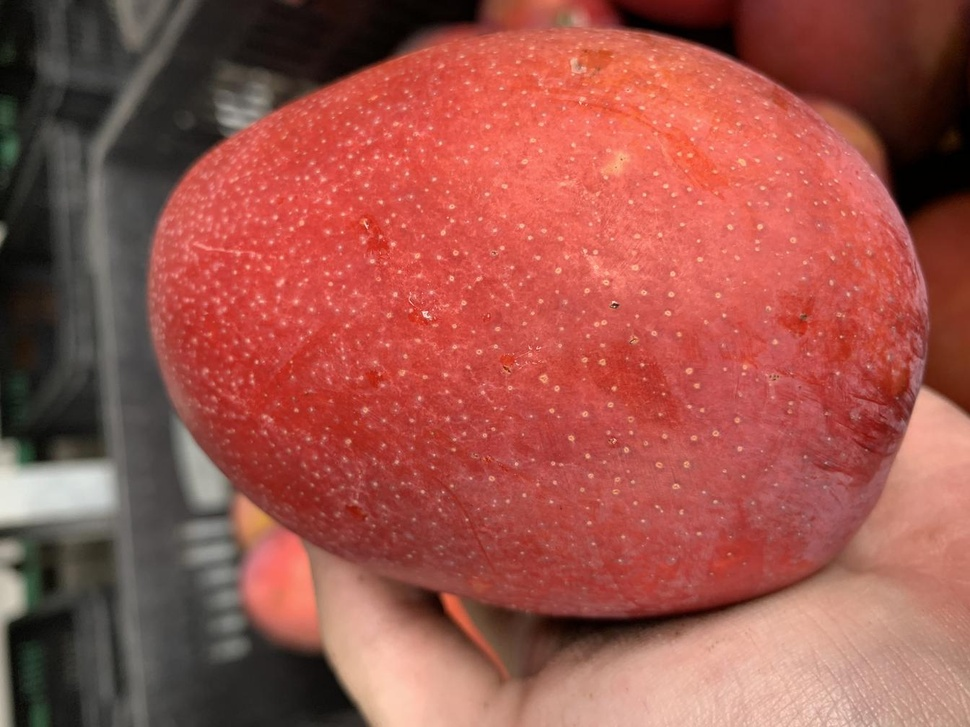
#> input picture CNN/AIMongo/G-Plant2_0616_98.jpg, 970 x 727 px, shrunk from 1344 x 1008 before the run
$ python getMongo.py
#> lines starting #> are read from the running program, lines starting #| are printed output that depends on the picture; after the words box and inside, x2 and y2 are one past the last pixel; in counts of white or black regions, pixels touching at a corner belong together
# -*- coding: utf-8 -*-
"""
Created on Tue Nov 13 21:49:41 2018

@author: 李立宗  lilizong@gmail.com
《opencv图穷匕见-python实现》 电子工业出版社
"""

import cv2
import numpy as np
o = cv2.imread('G-Plant2_0616_98.jpg')
#> o is the input picture: shape (727, 970, 3); mean B, G, R 75.2, 83.9, 157.4
cv2.imshow("original",o)
gray = cv2.cvtColor(o,cv2.COLOR_BGR2GRAY)
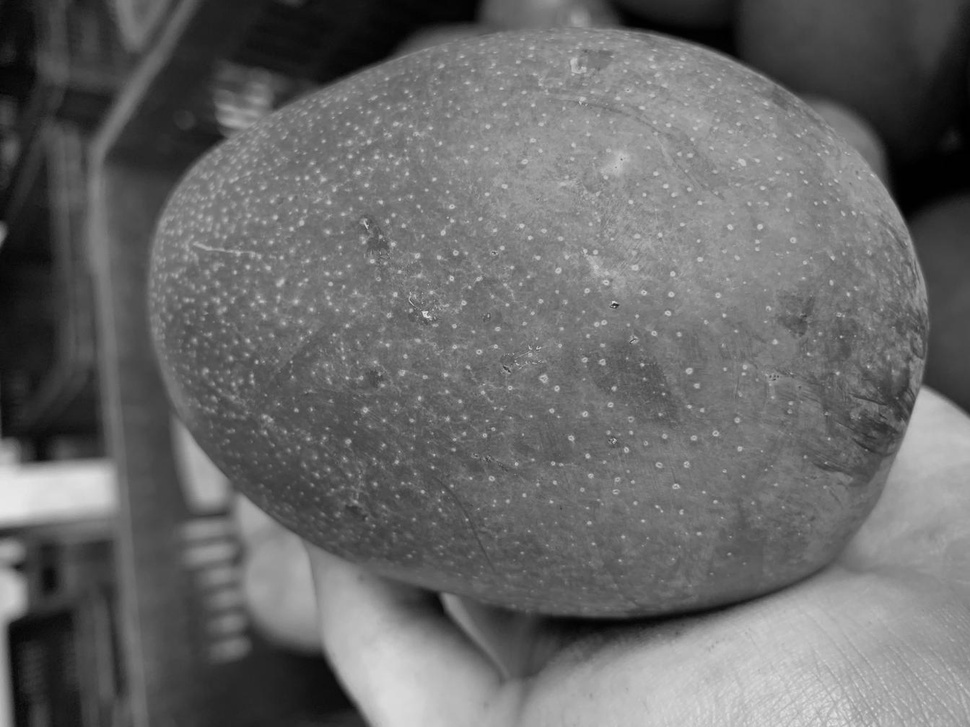
#> gray: shape (727, 970); min 0, max 233, mean 104.9
ret, binary = cv2.threshold(gray,127,255,cv2.THRESH_BINARY)
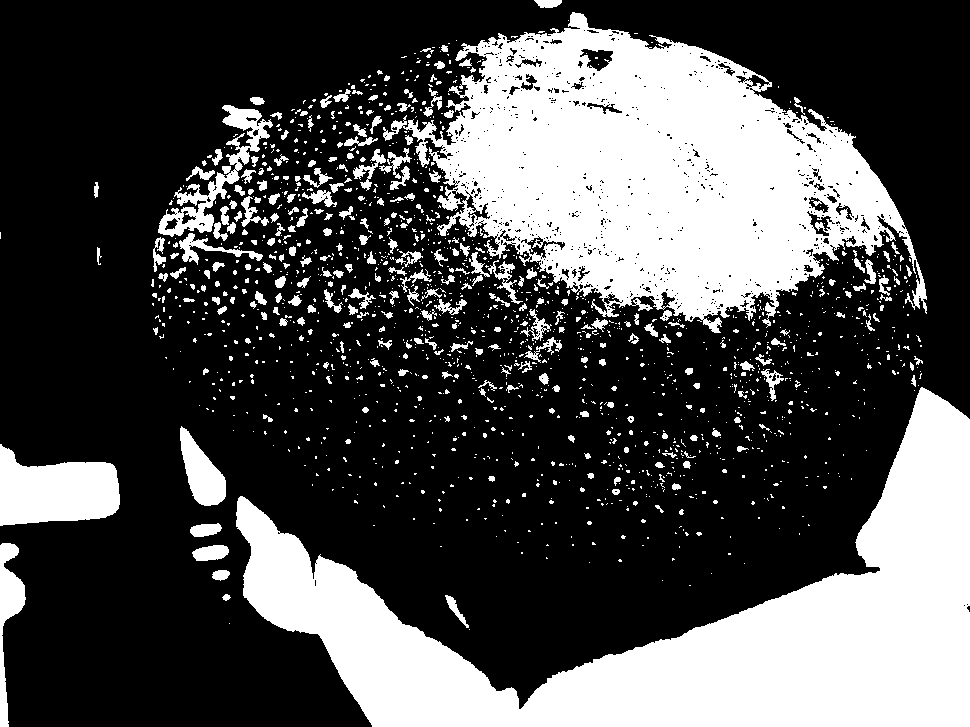
#> binary: shape (727, 970); 30.8% white; 1666 white regions (1379 under 20 px)
contours, hierarchy = cv2.findContours(binary,
                                             cv2.RETR_LIST,
                                             cv2.CHAIN_APPROX_SIMPLE)
#> contours = 2597 contours, 2322 with area under 20; largest, box (x1, y1, x2, y2) and area: (383, 12, 927, 333) 92700, (236, 387, 970, 727) 88638, (0, 444, 120, 526) 6821, (158, 105, 273, 237) 3068, (180, 426, 226, 506) 1888
mask=np.zeros(o.shape,np.uint8)
mask=cv2.drawContours(mask,contours,-1,(255,255,255),-1)
#> mask: shape (727, 970, 3); 30.8% white; 1666 white regions (1379 under 20 px), largest, box (x1, y1, x2, y2) and area: (236, 387, 970, 727) 89719, (383, 12, 927, 333) 89390, (0, 444, 120, 526) 7004
cv2.imshow("mask" ,mask)
loc=cv2.bitwise_and(o,mask)
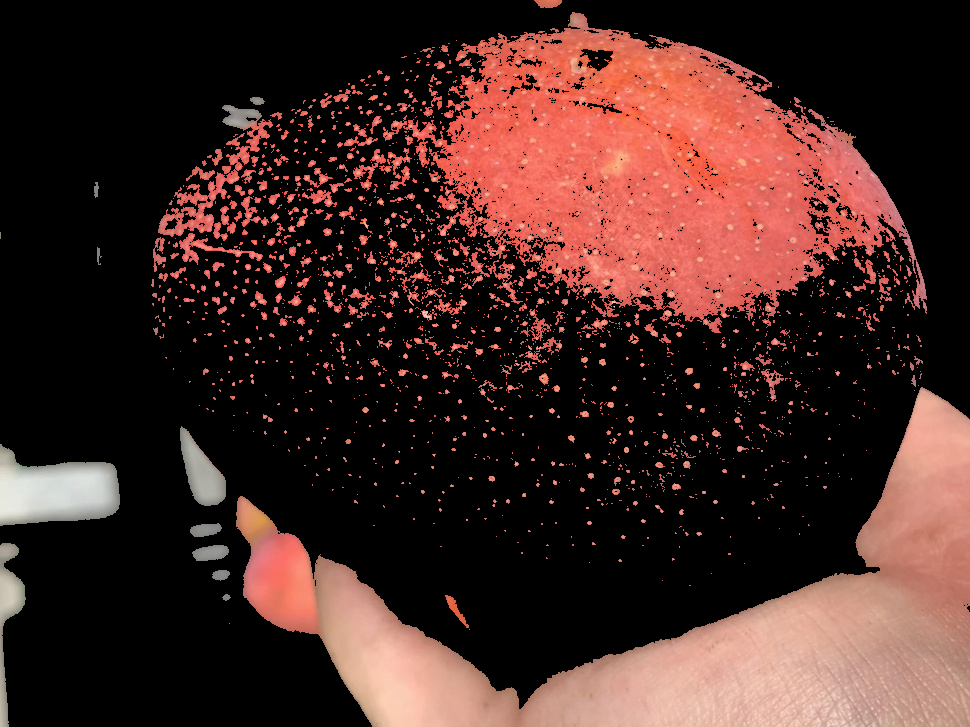
#> loc: shape (727, 970, 3); mean B, G, R 36.1, 40.7, 68.2
cv2.imshow("location" ,loc)
cv2.waitKey()
cv2.destroyAllWindows()
